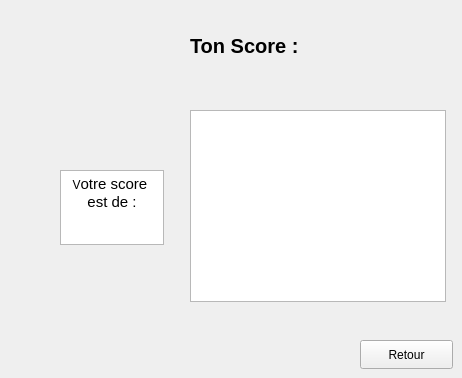
      <widget class="QWidget" name="page_20">
       <widget class="QLabel" name="score">
        <property name="geometry">
         <rect>
          <x>190</x>
          <y>30</y>
          <width>131</width>
          <height>31</height>
         </rect>
        </property>
        <property name="font">
         <font>
          <pointsize>15</pointsize>
          <bold>true</bold>
         </font>
        </property>
        <property name="text">
         <string>Ton Score :</string>
        </property>
       </widget>
       <widget class="QTextBrowser" name="textBrowserscore">
        <property name="geometry">
         <rect>
          <x>190</x>
          <y>110</y>
          <width>256</width>
          <height>192</height>
         </rect>
        </property>
       </widget>
       <widget class="QTextEdit" name="textEdit">
        <property name="geometry">
         <rect>
          <x>60</x>
          <y>170</y>
          <width>104</width>
          <height>75</height>
         </rect>
        </property>
        <property name="html">
         <string>&lt;!DOCTYPE HTML PUBLIC &quot;-//W3C//DTD HTML 4.0//EN&quot; &quot;http://www.w3.org/TR/REC-html40/strict.dtd&quot;&gt;
&lt;html&gt;&lt;head&gt;&lt;meta name=&quot;qrichtext&quot; content=&quot;1&quot; /&gt;&lt;meta charset=&quot;utf-8&quot; /&gt;&lt;style type=&quot;text/css&quot;&gt;
p, li { white-space: pre-wrap; }
hr { height: 1px; border-width: 0; }
li.unchecked::marker { content: &quot;\2610&quot;; }
li.checked::marker { content: &quot;\2612&quot;; }
&lt;/style&gt;&lt;/head&gt;&lt;body style=&quot; font-family:'Segoe UI'; font-size:9pt; font-weight:400; font-style:normal;&quot;&gt;
&lt;p align=&quot;center&quot; style=&quot; margin-top:0px; margin-bottom:0px; margin-left:0px; margin-right:0px; -qt-block-indent:0; text-indent:0px;&quot;&gt;V&lt;span style=&quot; font-size:11pt;&quot;&gt;otre score &lt;/span&gt;&lt;/p&gt;
&lt;p align=&quot;center&quot; style=&quot; margin-top:0px; margin-bottom:0px; margin-left:0px; margin-right:0px; -qt-block-indent:0; text-indent:0px;&quot;&gt;&lt;span style=&quot; font-size:11pt;&quot;&gt;est de :&lt;/span&gt;&lt;/p&gt;&lt;/body&gt;&lt;/html&gt;</string>
        </property>
       </widget>
       <widget class="QPushButton" name="pushButtonretour">
        <property name="geometry">
         <rect>
          <x>360</x>
          <y>340</y>
          <width>93</width>
          <height>29</height>
         </rect>
        </property>
        <property name="text">
         <string>Retour</string>
        </property>
       </widget>
      </widget>
